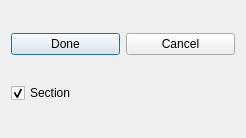
<?xml version="1.0" encoding="UTF-8"?>
<ui version="4.0">
 <class>Dialog</class>
 <widget class="QDialog" name="Dialog">
  <property name="geometry">
   <rect>
    <x>0</x>
    <y>0</y>
    <width>246</width>
    <height>138</height>
   </rect>
  </property>
  <property name="windowTitle">
   <string>Match Property</string>
  </property>
  <layout class="QVBoxLayout" name="verticalLayout">
   <item>
    <layout class="QHBoxLayout" name="horizontalLayout">
     <item>
      <widget class="QPushButton" name="done_pushbutton">
       <property name="text">
        <string>Done</string>
       </property>
       <property name="icon">
        <iconset>
         <normaloff>:/civiltools/images/tick.svg</normaloff>:/civiltools/images/tick.svg</iconset>
       </property>
       <property name="iconSize">
        <size>
         <width>60</width>
         <height>60</height>
        </size>
       </property>
      </widget>
     </item>
     <item>
      <widget class="QPushButton" name="cancel_pushbutton">
       <property name="text">
        <string>Cancel</string>
       </property>
       <property name="icon">
        <iconset>
         <normaloff>:/civiltools/images/cancel.svg</normaloff>:/civiltools/images/cancel.svg</iconset>
       </property>
       <property name="iconSize">
        <size>
         <width>60</width>
         <height>60</height>
        </size>
       </property>
      </widget>
     </item>
    </layout>
   </item>
   <item>
    <widget class="QCheckBox" name="frame_section">
     <property name="text">
      <string>Section</string>
     </property>
     <property name="checked">
      <bool>true</bool>
     </property>
    </widget>
   </item>
  </layout>
 </widget>
 <connections/>
</ui>
